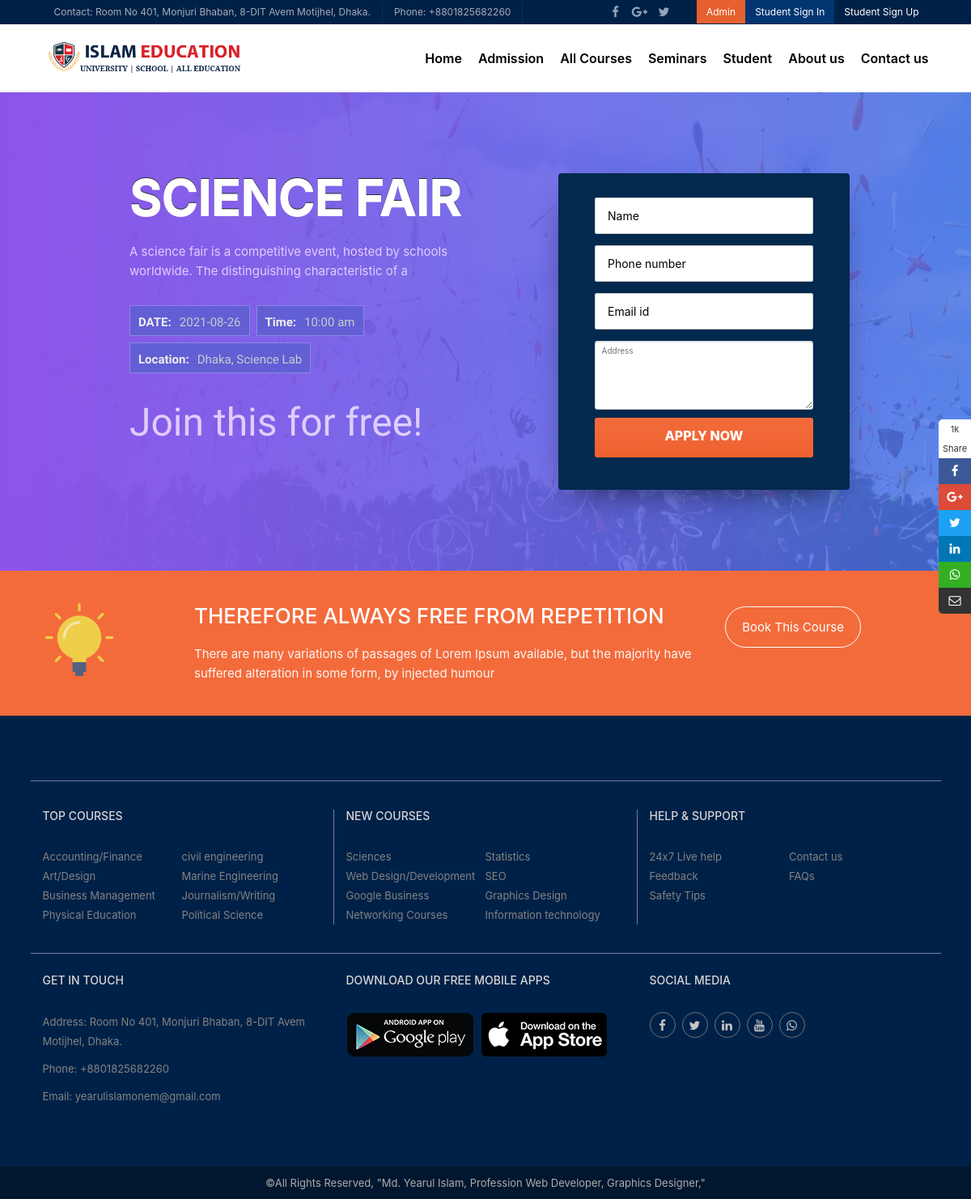
Screenshot of /seminar-register.php?status=seminar-registration&&id=00001 with the database file from the repository.
### tables this page shows
CREATE TABLE `seminar` (
  `seminar_id` tinyint(5) UNSIGNED ZEROFILL NOT NULL,
  `seminar_name` varchar(100) NOT NULL,
  `seminar_maintainer` varchar(50) NOT NULL,
  `seminar_description` text NOT NULL,
  `seminar_location` varchar(100) NOT NULL,
  `seminar_date` date NOT NULL,
  `seminar_time` time NOT NULL,
  `seminar_end_time` time NOT NULL,
  `seminar_image` varchar(150) NOT NULL
);

### seminar-register.php (called while the page is built, shortened)
<?php
include("template.php");
?>

### admin/libraries/database_crud.php (called while the page is built, shortened)
<?php
Class Database{
	public $host   = 'localhost';
	public $user   = 'root';
	public $pass   = "";
	public $dbname = 'school_management_system_2021';
	public $link;
	private function connectDB(){
	$this->link = new mysqli($this->host, $this->user, $this->pass, $this->dbname);
 }
	public function select($query){
		@$result = $this->link->query($query) or die($this->link->error.__LINE__);
		if(@$result->num_rows > 0){
			return $result;
		} else {
			return false;
		}
	}
}

### helpers/class_formate.php (called while the page is built, shortened)
<?php
    class FORMAT{
        public function GET_TIME($date){
            return date('g:i a', strtotime($date));
        }
    }

### views/v-seminar-register.php (the view, shortened to what this page needs)
<?php
    if(isset($_GET['status'])){
        if($_GET['status']=='seminar-registration'){
            $id = $_GET['id'];
            $singleseminar = "SELECT * FROM `seminar` WHERE seminar_id = $id";
            $seminars = $crud->select($singleseminar);
            $seminar =  mysqli_fetch_assoc($seminars);
        }
    }
?>
<section class="c-all p-semi p-event">
    <div class="semi-inn">
        <div class="semi-com semi-left">
            <div class="all-title quote-title qu-new semi-text eve-reg-text">
                <h2><?php echo $seminar['seminar_name']; ?></h2>
                <p><?php echo $seminar['seminar_description']; ?></p>
                <div class="semi-deta eve-deta">
                    <ul>
                        <li>DATE:<span><?php echo $seminar['seminar_date']; ?></span></li>
                        <li>Time:<span><?php echo $formating->GET_TIME($seminar['seminar_time']); ?> </span></li>
                        <li>Location:<span><?php echo $seminar['seminar_location']; ?></span></li>
                    </ul>
                </div>
                <p class="help-line">Join this for free!</p>
            </div>
        </div>
        <div class="semi-com semi-right">
            <div class="n-form-com semi-form">
                <div class="col s12">
                    <form class="form-horizontal" action="" method="post">
                        <div class="form-group">
                            <div class="col-md-12">
                                <input type="text" class="form-control" placeholder="Name" required name="sm_reg_name">
                            </div>
                        </div>
                        <div class="form-group">
                            <div class="col-md-12">
                                <input type="number" class="form-control" placeholder="Phone number" required name="sm_reg_phone">
                            </div>
                        </div>
                        <div class="form-group">
                            <div class="col-md-12">
                                <input type="email" class="form-control" placeholder="Email id" required name="sm_reg_email">
                            </div>
                        </div>
                        <div class="form-group">
                            <div class="col-md-12">
                                <textarea  class="form-control" placeholder="Address" name="sm_reg_address" id="" cols="30" rows="5"></textarea>
                            </div>
                        </div>
                        <div class="form-group mar-bot-0">
                            <div class="col-md-12">
                                <i class="waves-effect waves-light light-btn waves-input-wrapper">
                                <input type="submit" value="APPLY NOW" class="waves-button-input" name="apply_seminar"></i>
                            </div>
                        </div>
                    </form>
                </div>
            </div>
        </div>
    </div>
</section>

### rows the page displays
seminar: seminar_name "SCIENCE FAIR", seminar_description "A science fair is a competitive event, hosted by schools worldwide. The distinguishing characteristic of a", seminar_date "2021-08-26", seminar_time "10:00 am", seminar_location "Dhaka, Science Lab"
